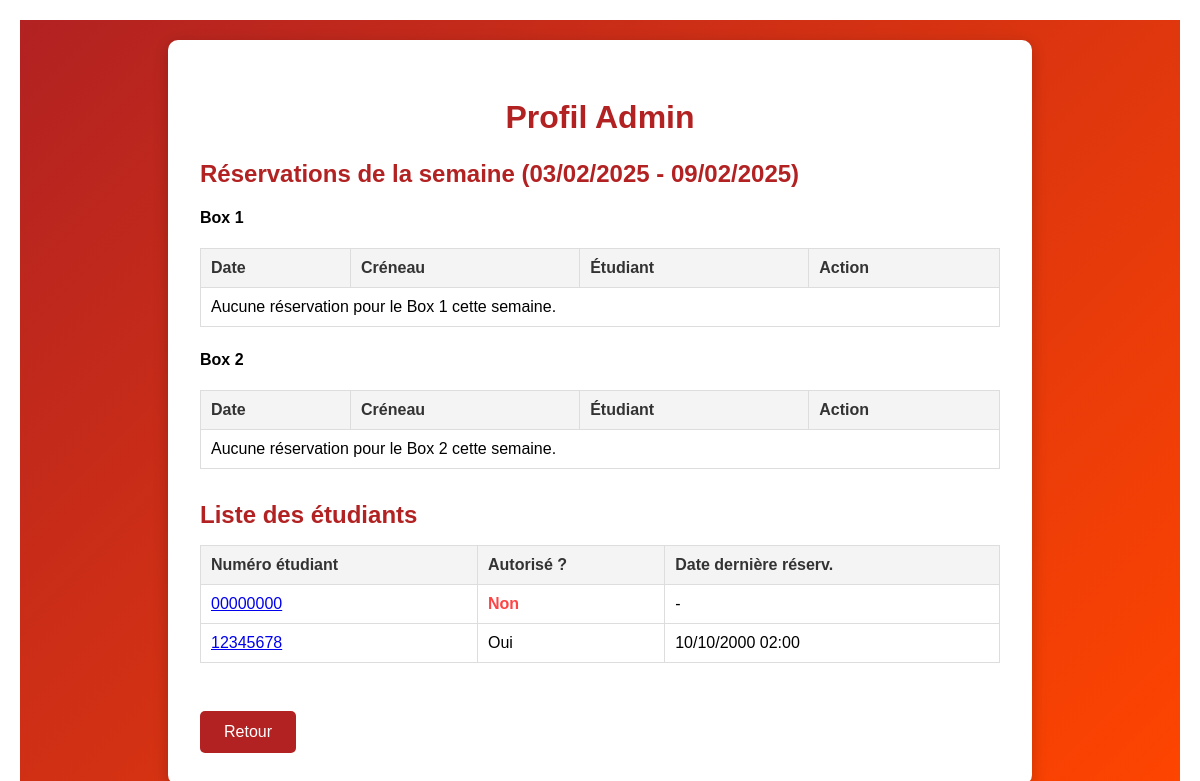
The app's page /profilAdmin/ (signed in), older data.
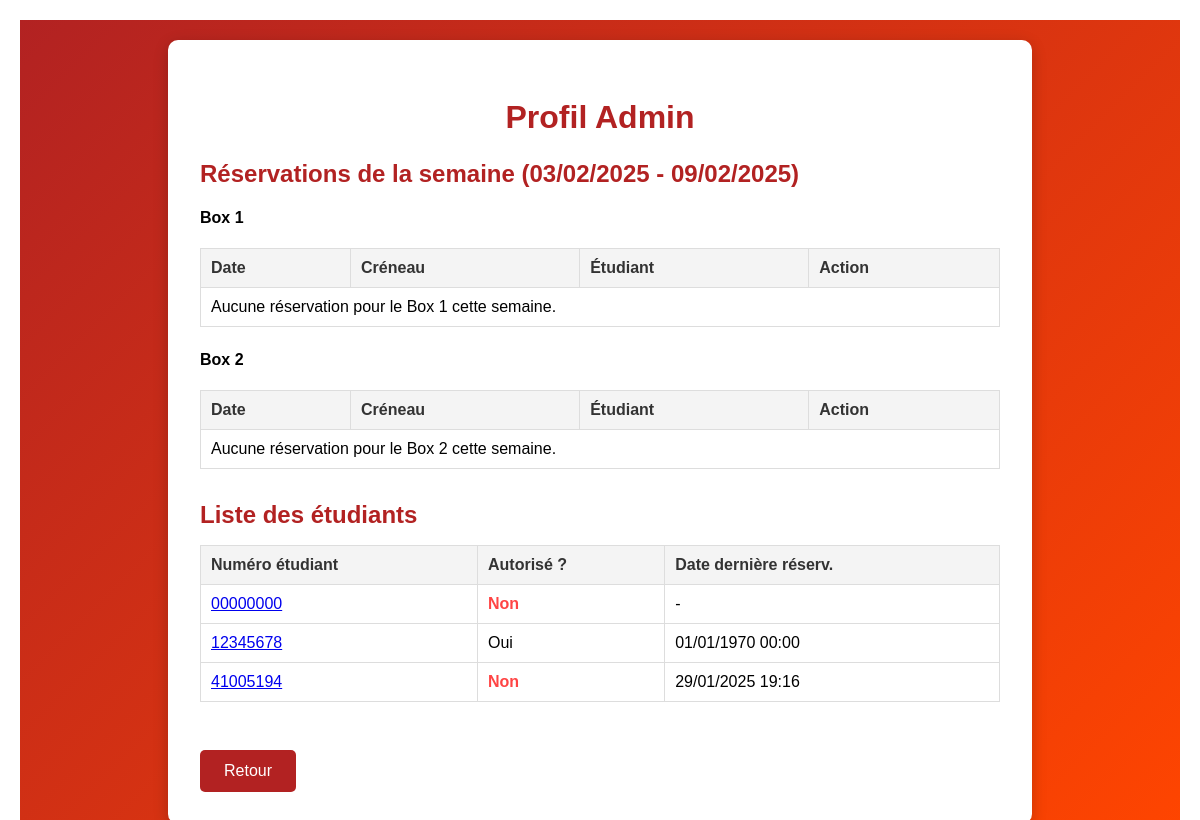
The same page, newer data.
### Reservation/models.py (models this page shows, shortened)
class Etudiant(models.Model):
    num_etudiant = models.CharField(unique=True, max_length=8)
    autorise = models.BooleanField(default=True)
    date_derniere_reserv = models.DateTimeField(default=timezone.now)
    class Meta:
        managed = False
        db_table = 'Etudiant'

### Reservation/views.py (the view)
    def wrapper(request, *args, **kwargs):
        if not request.session.get('is_admin', False):
            return redirect('adminLogin')
        return view_func(request, *args, **kwargs)

### Reservation/views.py (called while the page is built)
def admin_required(view_func):
    def wrapper(request, *args, **kwargs):
        if not request.session.get('is_admin', False):
            return redirect('adminLogin')
        return view_func(request, *args, **kwargs)
    return wrapper

### Reservation/templates/profilAdmin.html (shortened to what the changed rows need)
{% extends 'base.html' %}
{% block content %}
<div class="profile-container">
    <div class="profile-box">
        <h2>Profil Admin</h2>
        <div class="section">
            <table>
                <thead>
                    <tr>
                        <th>Date</th>
                        <th>Créneau</th>
                        <th>Étudiant</th>
                        <th>Action</th>
                    </tr>
                </thead>
            </table>
            <table>
                <thead>
                    <tr>
                        <th>Date</th>
                        <th>Créneau</th>
                        <th>Étudiant</th>
                        <th>Action</th>
                    </tr>
                </thead>
            </table>
        </div>
        <div class="section">
            <table>
                <thead>
                    <tr>
                        <th>Numéro étudiant</th>
                        <th>Autorisé ?</th>
                        <th>Date dernière réserv.</th>
                    </tr>
                </thead>
                <tbody>
                    {% for student in students %}
                    <tr>
                        <td>
                            <a href="{% url 'profilEtudiant' student.num_etudiant %}">
                                {{ student.num_etudiant }}
                            </a>
                        </td>
                        <td>
                            {% if student.autorise %}Oui{% else %}<span class="blocked">Non</span>{% endif %}
                        </td>
                        <td>
                            {% if student.date_derniere_reserv %}
                                {{ student.date_derniere_reserv|date:"d/m/Y H:i" }}
                            {% else %}
                                -
                            {% endif %}
                        </td>
                    </tr>
                    {% endfor %}
                </tbody>
            </table>
        </div>
    </div>
</div>
{% endblock %}

Row changes from the older to the newer data that the page shows:
changed Etudiant (number 2 of 3 on the later page): date_derniere_reserv "10/10/2000 02:00" → "01/01/1970 00:00"
added Etudiant: num_etudiant "41005194", autorise "Non", date_derniere_reserv "29/01/2025 19:16"
